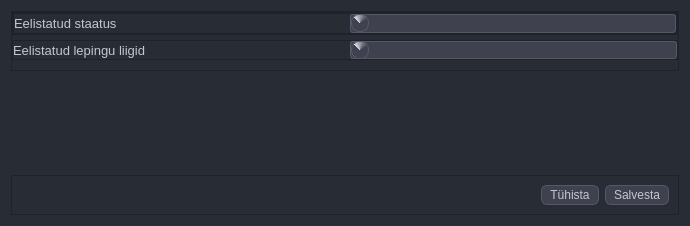
<?xml version="1.0" encoding="UTF-8"?>
<ui version="4.0">
 <class>LayeAdjuster</class>
 <widget class="QDialog" name="LayeAdjuster">
  <property name="geometry">
   <rect>
    <x>0</x>
    <y>0</y>
    <width>690</width>
    <height>226</height>
   </rect>
  </property>
  <property name="sizePolicy">
   <sizepolicy hsizetype="Fixed" vsizetype="Fixed">
    <horstretch>0</horstretch>
    <verstretch>0</verstretch>
   </sizepolicy>
  </property>
  <property name="font">
   <font>
    <pointsize>10</pointsize>
    <weight>75</weight>
    <bold>true</bold>
   </font>
  </property>
  <property name="windowTitle">
   <string>Lepingute seaded</string>
  </property>
  <property name="styleSheet">
   <string notr="true">/*üleüldine taust ja toonid*/
/*--gray-0: #fff;
    --gray-50: #f7f7f8;
    --gray-100: #ececf1;
    --gray-200: #d9d9e3;
    --gray-300: #c5c5d2;
    --gray-400: #acacbe;
    --gray-500: #8e8ea0;
    --gray-600: #565869;
    --gray-700: #40414f;
    --gray-800: #343541;
    --gray-900: #202123;
    --gray-950: #050509;
*/

/*style the combobox itself*/


QWidget{
    background-color: #272c35;
	color:#c5c5d2
}


/*esialgu jaotamata omadused*/
QComboBox{

	background-color:#40414f;
	color:#ececf1;
	border: 1px solid #565869;
	border-radius: 3px;
	padding-left: 5px
}

/*Style the dropdown area*/
QComboBox::drop-down{
	background-color: qconicalgradient(cx:0.5, cy:0.5, angle:135, stop:0.704545 rgba(64, 65, 79), stop:1 rgba(217, 217, 227));
	border: 1px solid #565869;
	border-radius: 8px;
	height:16px;
	width: 16px;
	subcontrol-origin: padding;
    subcontrol-position: left
}

QComboBox::on{

  	border: 0.5px solid #acacbe;
}

QAbstractItemView {
	background-color:#40414f;
	color:#ececf1;
	border: 1px solid #565869;
	border-radius: 4px;
	padding-left: 5px
}


QPushButton{
	padding: 2px 8px;
	text-align: center;
	border-radius: 6px;
	background-color:#40414f;
	border: 1px solid #565869;
}


QPushButton:hover{
    background-color: #8e8ea0;
	border: 0.5px solid #acacbe;
	color: #343541;
	text-align: center;	
	padding: 2px 8px;
    border-radius: 6px;
	
}

QLabel {

}</string>
  </property>
  <layout class="QVBoxLayout" name="verticalLayout">
   <item>
    <widget class="QFrame" name="f_Main">
     <property name="frameShape">
      <enum>QFrame::StyledPanel</enum>
     </property>
     <property name="frameShadow">
      <enum>QFrame::Raised</enum>
     </property>
     <layout class="QVBoxLayout" name="verticalLayout_4">
      <property name="spacing">
       <number>5</number>
      </property>
      <property name="leftMargin">
       <number>0</number>
      </property>
      <property name="topMargin">
       <number>0</number>
      </property>
      <property name="rightMargin">
       <number>0</number>
      </property>
      <property name="bottomMargin">
       <number>10</number>
      </property>
      <item>
       <widget class="QFrame" name="f_Main_2">
        <property name="frameShape">
         <enum>QFrame::StyledPanel</enum>
        </property>
        <property name="frameShadow">
         <enum>QFrame::Raised</enum>
        </property>
        <layout class="QVBoxLayout" name="verticalLayout_3">
         <property name="spacing">
          <number>10</number>
         </property>
         <property name="leftMargin">
          <number>0</number>
         </property>
         <property name="topMargin">
          <number>0</number>
         </property>
         <property name="rightMargin">
          <number>0</number>
         </property>
         <property name="bottomMargin">
          <number>0</number>
         </property>
         <item>
          <widget class="QFrame" name="f_Main_3">
           <property name="frameShape">
            <enum>QFrame::StyledPanel</enum>
           </property>
           <property name="frameShadow">
            <enum>QFrame::Raised</enum>
           </property>
           <layout class="QHBoxLayout" name="horizontalLayout_3">
            <property name="spacing">
             <number>10</number>
            </property>
            <property name="leftMargin">
             <number>0</number>
            </property>
            <property name="topMargin">
             <number>0</number>
            </property>
            <property name="rightMargin">
             <number>0</number>
            </property>
            <property name="bottomMargin">
             <number>0</number>
            </property>
            <item>
             <widget class="QLabel" name="lblCurrect_Cadastral_2">
              <property name="font">
               <font>
                <family>Tahoma</family>
                <pointsize>10</pointsize>
               </font>
              </property>
              <property name="text">
               <string>Eelistatud staatus</string>
              </property>
             </widget>
            </item>
            <item>
             <widget class="QComboBox" name="cmbPreferredContractStatuses">
              <property name="baseSize">
               <size>
                <width>0</width>
                <height>0</height>
               </size>
              </property>
              <property name="font">
               <font>
                <pointsize>10</pointsize>
               </font>
              </property>
              <property name="sizeAdjustPolicy">
               <enum>QComboBox::AdjustToContents</enum>
              </property>
              <property name="iconSize">
               <size>
                <width>6</width>
                <height>6</height>
               </size>
              </property>
              <item>
               <property name="text">
                <string/>
               </property>
              </item>
              <item>
               <property name="text">
                <string/>
               </property>
              </item>
              <item>
               <property name="text">
                <string/>
               </property>
              </item>
              <item>
               <property name="text">
                <string/>
               </property>
              </item>
             </widget>
            </item>
           </layout>
          </widget>
         </item>
        </layout>
       </widget>
      </item>
      <item>
       <widget class="QFrame" name="f_Main_1">
        <property name="frameShape">
         <enum>QFrame::StyledPanel</enum>
        </property>
        <property name="frameShadow">
         <enum>QFrame::Raised</enum>
        </property>
        <layout class="QHBoxLayout" name="horizontalLayout">
         <property name="spacing">
          <number>10</number>
         </property>
         <property name="leftMargin">
          <number>0</number>
         </property>
         <property name="topMargin">
          <number>0</number>
         </property>
         <property name="rightMargin">
          <number>0</number>
         </property>
         <property name="bottomMargin">
          <number>0</number>
         </property>
         <item>
          <widget class="QLabel" name="lblPreferedContractTypes">
           <property name="font">
            <font>
             <family>Tahoma</family>
             <pointsize>10</pointsize>
            </font>
           </property>
           <property name="text">
            <string>Eelistatud lepingu liigid</string>
           </property>
          </widget>
         </item>
         <item>
          <widget class="QgsCheckableComboBox" name="cbcb_PreferredContractTypes"/>
         </item>
        </layout>
       </widget>
      </item>
     </layout>
    </widget>
   </item>
   <item>
    <spacer name="verticalSpacer">
     <property name="orientation">
      <enum>Qt::Vertical</enum>
     </property>
     <property name="sizeHint" stdset="0">
      <size>
       <width>20</width>
       <height>40</height>
      </size>
     </property>
    </spacer>
   </item>
   <item>
    <widget class="QFrame" name="f_Buttons">
     <property name="frameShape">
      <enum>QFrame::StyledPanel</enum>
     </property>
     <property name="frameShadow">
      <enum>QFrame::Raised</enum>
     </property>
     <layout class="QHBoxLayout" name="horizontalLayout_2">
      <item>
       <spacer name="horizontalSpacer">
        <property name="orientation">
         <enum>Qt::Horizontal</enum>
        </property>
        <property name="sizeHint" stdset="0">
         <size>
          <width>411</width>
          <height>20</height>
         </size>
        </property>
       </spacer>
      </item>
      <item>
       <widget class="QPushButton" name="pbCancel">
        <property name="text">
         <string>Tühista</string>
        </property>
       </widget>
      </item>
      <item>
       <widget class="QPushButton" name="pbSave">
        <property name="font">
         <font>
          <family>Tahoma</family>
         </font>
        </property>
        <property name="text">
         <string>Salvesta</string>
        </property>
        <property name="icon">
         <iconset>
          <normaloff>../../icons/Icons_hele/save.svg</normaloff>../../icons/Icons_hele/save.svg</iconset>
        </property>
        <property name="iconSize">
         <size>
          <width>18</width>
          <height>18</height>
         </size>
        </property>
       </widget>
      </item>
     </layout>
    </widget>
   </item>
  </layout>
 </widget>
 <customwidgets>
  <customwidget>
   <class>QgsCheckableComboBox</class>
   <extends>QComboBox</extends>
   <header>qgscheckablecombobox.h</header>
  </customwidget>
 </customwidgets>
 <resources/>
 <connections/>
</ui>
